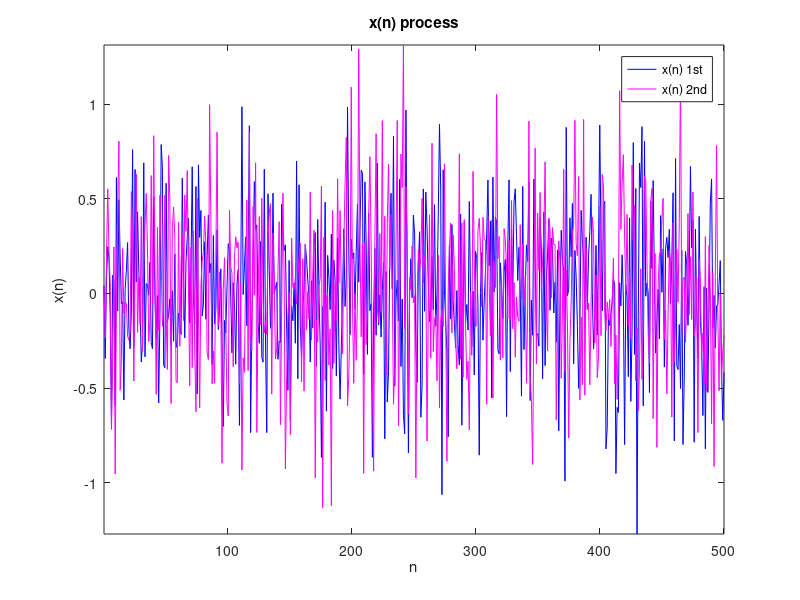

Here is the MATLAB script that generated this plot:
clear all
clc

b = [-0.1 0.8];
n = 1:500;
v = sqrt(0.27)*randn(1,length(n));
x = filter(b,1,v);
v1 = sqrt(0.27)*randn(1,length(n));
x1 = filter(b,1,v1);

figure(1)
plot(n, x, 'b')
hold on
plot(n, x1, 'm')
legend('x(n) 1st', 'x(n) 2nd')
xlabel('n')
ylabel('x(n)')
title('x(n) process')
axis tight

